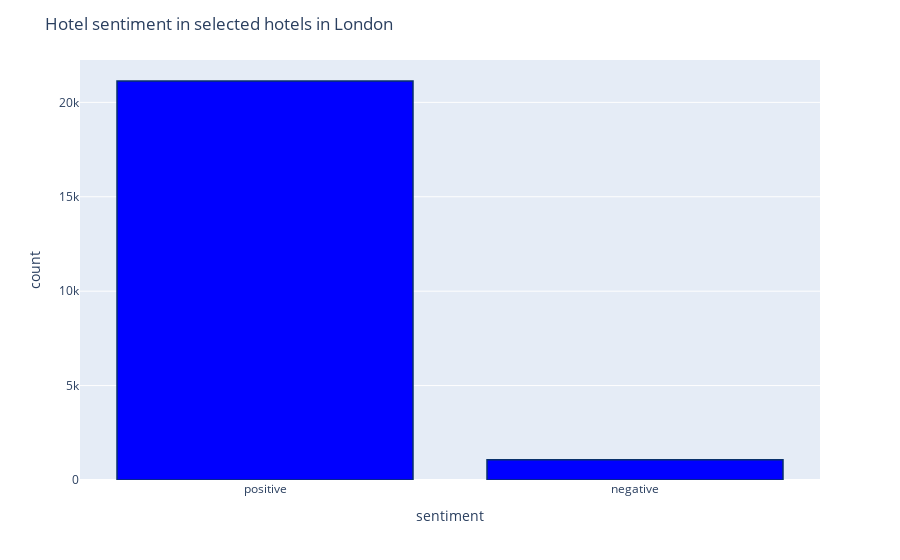

Notebook cell for this chart:
### Code cell
df1['sentiment'] = df1['sentiment_val'].replace({0 : 'negative'})
df1['sentiment'] = df1['sentiment'].replace({1 : 'positive'})
fig = px.histogram(df1, x="sentiment")
fig.update_traces(marker_color="blue",marker_line_color='rgb(8,48,107)',
                  marker_line_width=1.5)
fig.update_layout(title_text='Hotel sentiment in selected hotels in London')
fig.show()

### Figure 1 — Plotly figure (JSON) as saved in the notebook; plotly's stock layout.template omitted (floating-point values rounded to 4 significant figures; data arrays with more than 128 entries replaced by an {"elided": "..."} marker saying what was removed)
{"data": [{"alignmentgroup": "True", "bingroup": "x", "hovertemplate": "sentiment=%{x}<br>count=%{y}<extra></extra>", "legendgroup": "", "marker": {"color": "blue", "line": {"color": "rgb(8,48,107)", "width": 1.5}, "pattern": {"shape": ""}}, "name": "", "offsetgroup": "", "orientation": "v", "showlegend": false, "type": "histogram", "x": {"elided": "22209 str values"}, "xaxis": "x", "yaxis": "y"}], "layout": {"autosize": true, "barmode": "relative", "legend": {"tracegroupgap": 0}, "margin": {"t": 60}, "title": {"text": "Hotel sentiment in selected hotels in London"}, "xaxis": {"anchor": "y", "autorange": true, "domain": [0, 1], "range": [-0.5, 1.5], "title": {"text": "sentiment"}, "type": "category"}, "yaxis": {"anchor": "x", "autorange": true, "domain": [0, 1], "range": [0, 22240.0], "title": {"text": "count"}}}}
